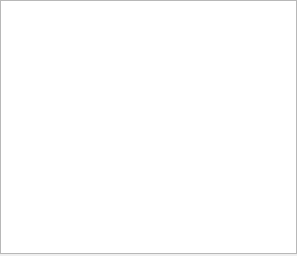
<?xml version="1.0" encoding="UTF-8"?>
<ui version="4.0">
 <class>History</class>
 <widget class="QDockWidget" name="History">
  <property name="geometry">
   <rect>
    <x>0</x>
    <y>0</y>
    <width>297</width>
    <height>256</height>
   </rect>
  </property>
  <property name="features">
   <set>QDockWidget::DockWidgetFloatable|QDockWidget::DockWidgetMovable</set>
  </property>
  <property name="windowTitle">
   <string>History of your changes</string>
  </property>
  <widget class="QWidget" name="dockWidgetContents">
   <layout class="QVBoxLayout" name="verticalLayout">
    <property name="spacing">
     <number>0</number>
    </property>
    <property name="leftMargin">
     <number>0</number>
    </property>
    <property name="topMargin">
     <number>0</number>
    </property>
    <property name="rightMargin">
     <number>0</number>
    </property>
    <property name="bottomMargin">
     <number>2</number>
    </property>
    <item>
     <widget class="QTableWidget" name="tableWidget"/>
    </item>
   </layout>
  </widget>
 </widget>
 <resources/>
 <connections/>
</ui>
